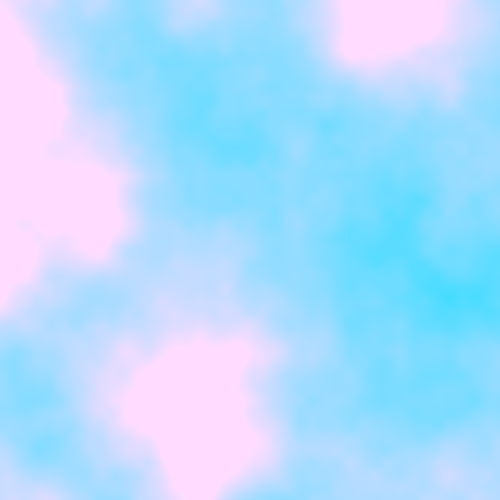
Frame 1 (no input)
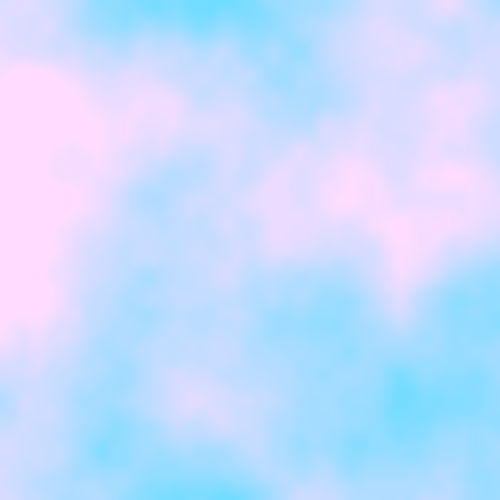
Frame 60 (the mouse pressed at the canvas centre just before this capture)
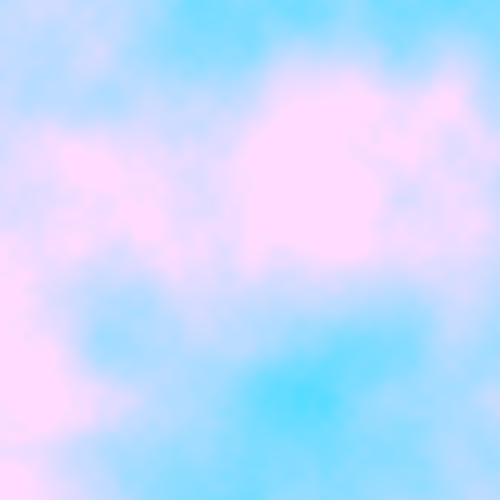
Frame 120 (the mouse held since frame 60 and released just before this capture)

The Processing sketch that drew these frames (run headless with seeded random() and noise(); from frame 60 on, the mouse is pressed at the canvas centre):

// Processing sketch: e06_for_animacja_noise_RGB_niebo
// ── e06_for_animacja_noise_RGB_niebo.pde
float z = 0.0;

void setup() {
  size(500, 500);
  background(255);
  colorMode(RGB);
  noiseDetail(5);
}

void draw() {
  for (int x = 0; x < 500; x = x + 1)
  {
    for (int y = 0; y < 500; y = y + 1)
    {
      color c = color(noise(x*0.005, y*0.005, z)*400, 220, 255);
      set(x, y, c);
    }
  }
  z = z + 0.01;
  println(frameRate);
}
